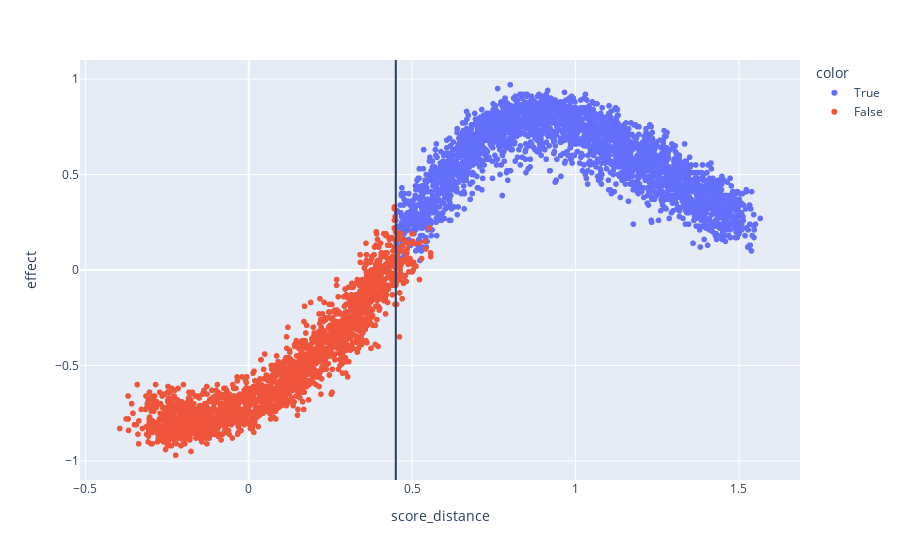

Notebook source saved alongside this figure:
### Code cell
fig = px.scatter(x=data['score_distance'] ,y=data['Y1'] - data['Y0'], color=data['D'], labels=dict(x="score_distance", y="effect"), hover_data={'score_improvement': data['score_improvement'], 'score_distance_act': data['score_distance_act'], 'score_improvement_act': data['score_improvement_act']}) 
fig.add_vline(x=params['treatment_dist'])

### Figure 1 — Plotly figure (JSON) as saved in the notebook; plotly's stock layout.template omitted (floating-point values rounded to 4 significant figures; data arrays with more than 128 entries replaced by an {"elided": "..."} marker saying what was removed)
{"data": [{"customdata": {"elided": "2912x3 float values"}, "hovertemplate": "color=True<br>score_distance=%{x}<br>effect=%{y}<br>score_improvement=%{customdata[0]}<br>score_distance_act=%{customdata[1]}<br>score_improvement_act=%{customdata[2]}<extra></extra>", "legendgroup": "True", "marker": {"color": "#636efa", "symbol": "circle"}, "mode": "markers", "name": "True", "showlegend": true, "type": "scattergl", "x": {"elided": "2912 float values"}, "xaxis": "x", "y": {"elided": "2912 float values"}, "yaxis": "y"}, {"customdata": {"elided": "2088x3 float values"}, "hovertemplate": "color=False<br>score_distance=%{x}<br>effect=%{y}<br>score_improvement=%{customdata[0]}<br>score_distance_act=%{customdata[1]}<br>score_improvement_act=%{customdata[2]}<extra></extra>", "legendgroup": "False", "marker": {"color": "#EF553B", "symbol": "circle"}, "mode": "markers", "name": "False", "showlegend": true, "type": "scattergl", "x": {"elided": "2088 float values"}, "xaxis": "x", "y": {"elided": "2088 float values"}, "yaxis": "y"}], "layout": {"legend": {"title": {"text": "color"}, "tracegroupgap": 0}, "margin": {"t": 60}, "shapes": [{"type": "line", "x0": 0.45, "x1": 0.45, "xref": "x", "y0": 0, "y1": 1, "yref": "y domain"}], "xaxis": {"anchor": "y", "domain": [0, 1], "title": {"text": "score_distance"}}, "yaxis": {"anchor": "x", "domain": [0, 1], "title": {"text": "effect"}}}}
